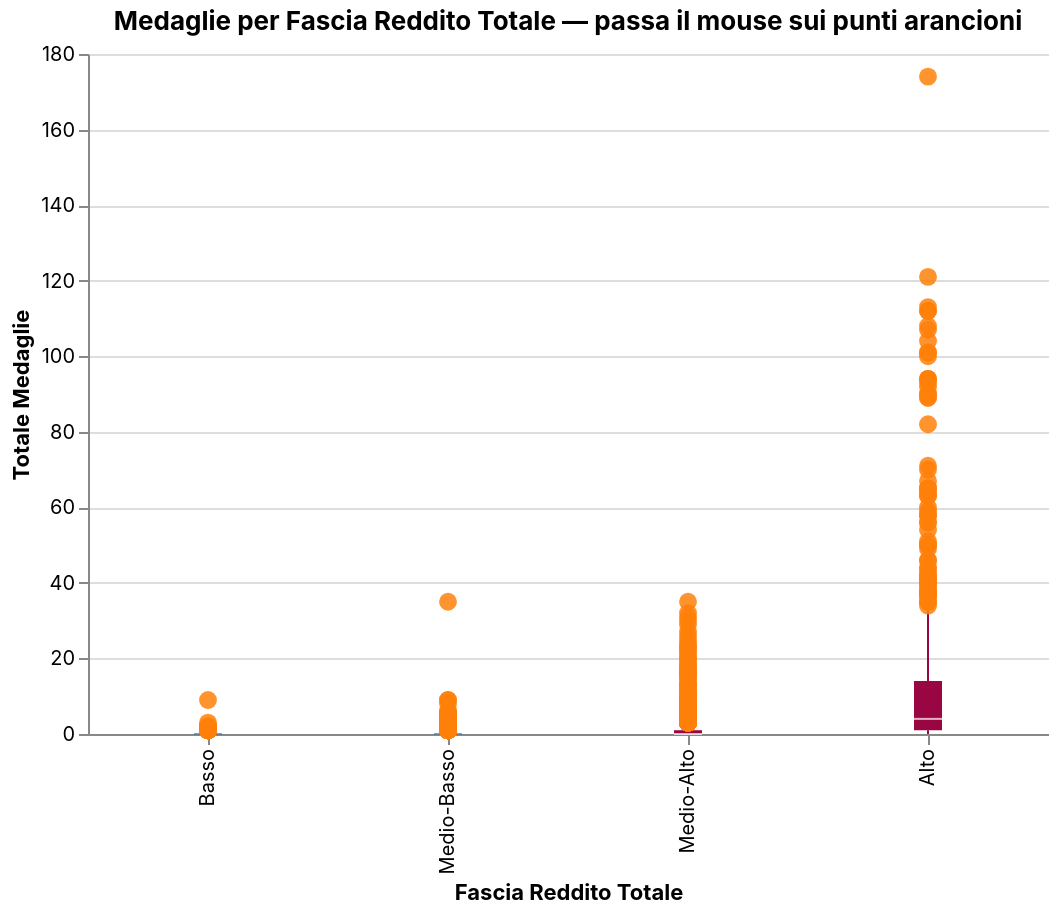

Here is the Vega-Lite specification saved for this chart:
### Vega-Lite specification from a JSON file in a GitHub repository (floating-point values rounded to 4 significant figures; data arrays with more than 128 entries replaced by an {"elided": "..."} marker saying what was removed)
{"config": {"background": "transparent", "view": {"stroke": "transparent"}, "title": {"font": "Inter"}, "axis": {"labelFont": "Inter", "titleFont": "Inter"}, "legend": {"labelFont": "Inter", "titleFont": "Inter"}, "header": {"labelFont": "Inter", "titleFont": "Inter"}, "text": {"font": "Inter"}, "range": {"category": ["#1b2140", "#ff8009", "#9a0641", "#ffe34a", "#e7b6af", "#0088b0", "#e03830"], "ramp": ["#e7b6af", "#1b2140"], "heatmap": ["#e7b6af", "#1b2140"]}}, "layer": [{"data": {"name": "data-97b189ffe6cff8a9440d9ae5e3d42397"}, "mark": {"type": "boxplot", "color": "#9a0641", "outliers": false}, "encoding": {"x": {"field": "Fascia_Reddito_Totale", "sort": ["Basso", "Medio-Basso", "Medio-Alto", "Alto"], "title": "Fascia Reddito Totale", "type": "nominal"}, "y": {"field": "Totale_Medaglie", "title": "Totale Medaglie", "type": "quantitative"}}}, {"data": {"name": "data-443422eec70781c7ce06c08a09f99ea4"}, "mark": {"type": "circle", "color": "#ff8009", "opacity": 0.85, "size": 80}, "encoding": {"tooltip": [{"field": "Nazione", "title": "Nazione", "type": "nominal"}, {"field": "Anno", "title": "Anno", "type": "ordinal"}, {"field": "Totale_Medaglie", "format": ".0f", "title": "Totale Medaglie", "type": "quantitative"}, {"field": "Fascia_Reddito_Totale", "title": "Fascia", "type": "nominal"}], "x": {"field": "Fascia_Reddito_Totale", "sort": ["Basso", "Medio-Basso", "Medio-Alto", "Alto"], "type": "nominal"}, "y": {"field": "Totale_Medaglie", "type": "quantitative"}}}], "height": 340, "title": "Medaglie per Fascia Reddito Totale — passa il mouse sui punti arancioni", "width": 480, "$schema": "https://vega.github.io/schema/vega-lite/v5.20.1.json", "datasets": {"data-97b189ffe6cff8a9440d9ae5e3d42397": {"elided": "2619 records"}, "data-443422eec70781c7ce06c08a09f99ea4": {"elided": "301 records"}}}
